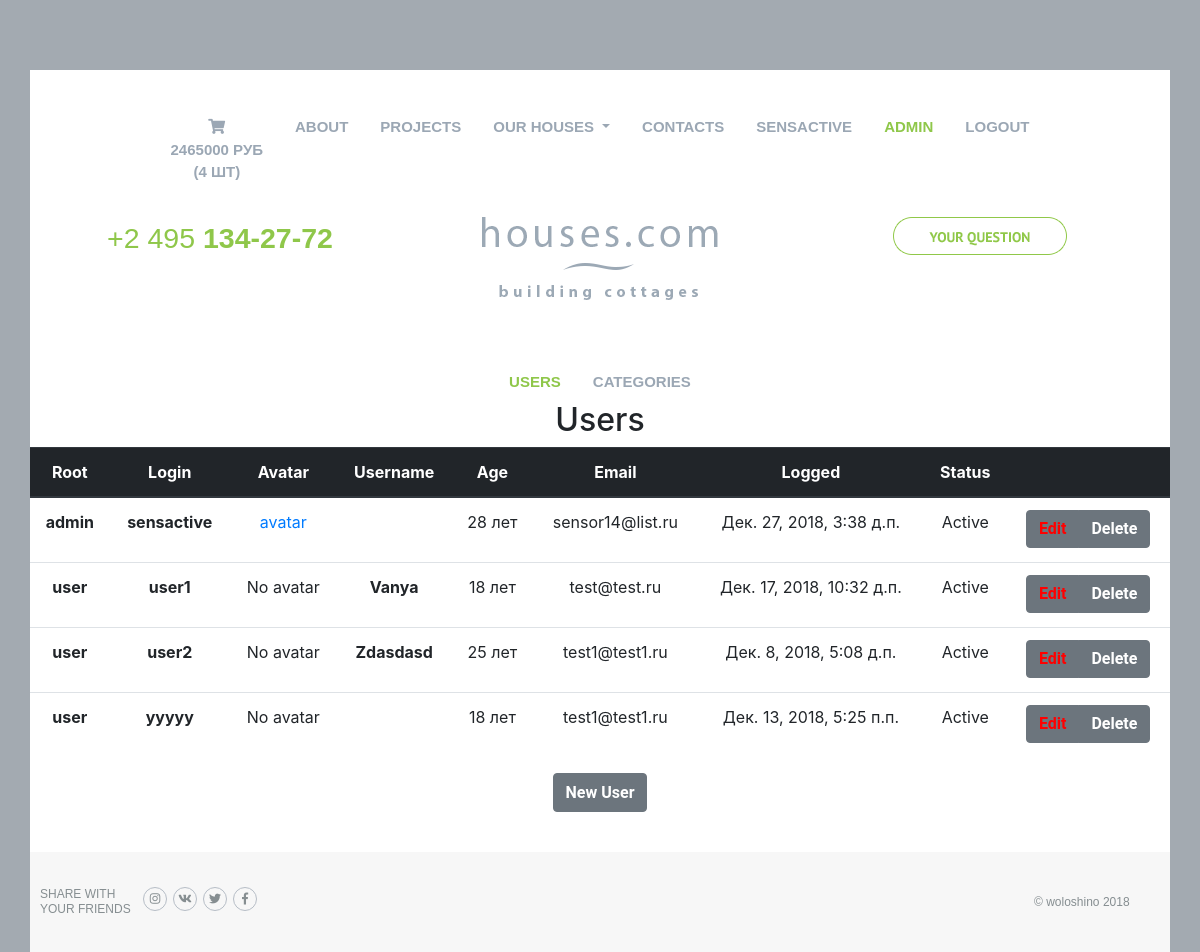
The app's page /selfadmin/users/read/ (signed in), older data.
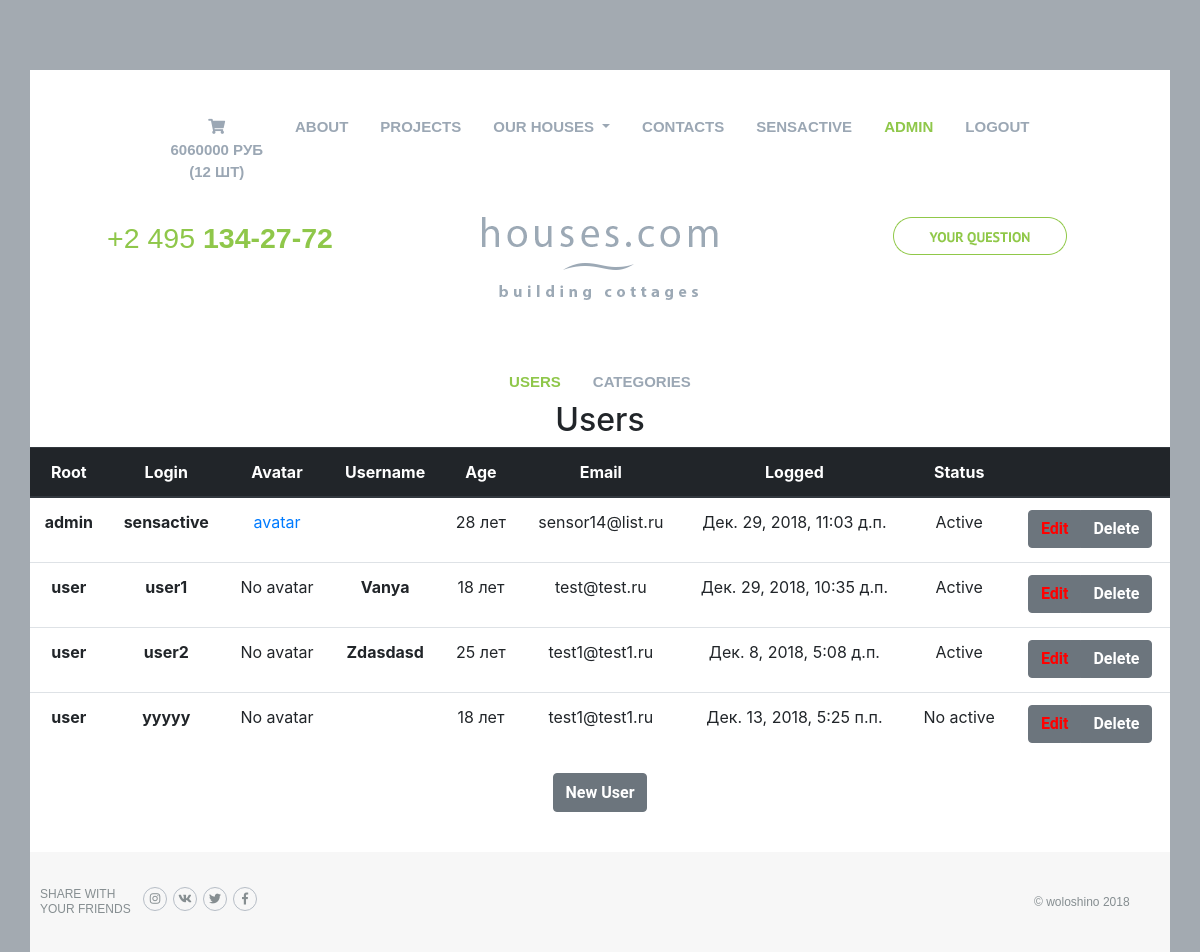
The same page, newer data.
### basketapp/models.py (models this page shows)
class Basket(models.Model):
    user = models.ForeignKey(settings.AUTH_USER_MODEL, on_delete=models.CASCADE, related_name='basket')
    product = models.ForeignKey(Product, on_delete=models.CASCADE)
    quantity = models.PositiveIntegerField(verbose_name='количество', default=0)
    add_datetime = models.DateTimeField(verbose_name='время', auto_now_add=True)
    @property
    def product_cost(self):
        return self.product.price * self.quantity
    @property
    def total_quantity(self):
        _items = Basket.objects.filter(user=self.user)
        _totalquantity = sum(list(map(lambda x: x.quantity, _items)))
        return _totalquantity
    @property
    def total_cost(self):
        _items = Basket.objects.filter(user=self.user)
        _totalcost = sum(list(map(lambda x: x.product_cost, _items)))
        return _totalcost

### authapp/models.py (models this page shows, shortened)
class ShopUser(AbstractUser):
    avatar = models.ImageField(upload_to='user_avatars/%Y/%m/%d', blank=True)
    age = models.PositiveIntegerField(verbose_name='Возраст', null=True, blank=True)

### mainapp/models.py (models this page shows, shortened)
class Product(models.Model):
    name = models.CharField(max_length=32, unique=True, verbose_name='Название проекта')
    info = models.TextField(verbose_name='Описание проекта')
    price = models.PositiveIntegerField(verbose_name='Цена')
    img = models.ImageField(upload_to='products/%Y/%m/%d', verbose_name='Картинка проекта')
    category = models.ForeignKey(Category, on_delete=models.SET_NULL, null=True, blank=True)

### adminapp/views.py (the view)
# urls.py: path('users/read/', adminapp.users, name='users'),
@user_passes_test(lambda u: u.is_superuser)
def users(request):
    basket = []
    if request.user.is_authenticated:
        basket = Basket.objects.filter(user=request.user)
    users_list = ShopUser.objects.all().order_by('-is_active', '-is_superuser', '-is_staff', 'username')
    content = {
        'categories': get_categories(),
        'objects': users_list,
        'basket': basket
    }
    return render(request, 'adminapp/users.html', content)

### mainapp/views.py (called while the page is built)
def get_categories():
    return Category.objects.all().exclude(is_active=False)

### adminapp/templates/adminapp/users.html (shortened to what this page needs)
{% extends 'mainapp/base.html' %}
{% load static %}
{% block content %}
    {% include 'include/inc_admin_menu.html' %}
    <h2 class="text-center">Users</h2>
    <table class="table">
        <thead class="thead-dark">
        <tr class="text-center">
            <th class="d-none d-lg-table-cell" scope="col">Root</th>
            <th scope="col">Login</th>
            <th class="d-none d-lg-table-cell" scope="col">Avatar</th>
            <th class="d-none d-lg-table-cell" scope="col">Username</th>
            <th class="d-none d-lg-table-cell" scope="col">Age</th>
            <th class="d-none d-lg-table-cell" scope="col">Email</th>
            <th class="d-none d-lg-table-cell" scope="col">Logged</th>
            <th scope="col">Status</th>
            <th scope="col"></th>
        </tr>
        </thead>
        <tbody>
        {% for object in objects %}
            <tr class="text-center">
                <th class="d-none d-lg-table-cell" scope="row">
                    {% if object.is_superuser %}
                        admin
                    {% else %}
                        user
                    {% endif %}
                </th>
                <td>
                    <p><strong>{{ object.username }}</strong></p>
                </td>
                <td class="d-none d-lg-table-cell">
                    {% if object.avatar %}
                        <a href="/media/{{ object.avatar }}" target="_blank">avatar</a>
                    {% else %}
                        No avatar
                    {% endif %}
                </td>
                <td class="d-none d-lg-table-cell">
                    <p>
                        {% if object.first_name %}
                            <b>{{ object.first_name|title }}</b>
                        {% endif %}
                    </p>
                </td>
                <td class="d-none d-lg-table-cell">{{ object.age }} лет</td>
                <td class="d-none d-lg-table-cell">{{ object.email }}</td>
                <td class="d-none d-lg-table-cell">{{ object.last_login }}</td>
                <td>
                    {% if object.is_active == True %}
                    Active
                    {% else %}
                    No active
                    {% endif %}
                </td>
                <td>
                    <div class="btn-group" role="group" aria-label="Basic example">
                        <button type="button" class="btn btn-secondary removeBtn">
                            <a class="user d-none d-lg-block" href={% url 'adminapp:user_update' pk=object.pk %}>
                                Edit
                        </button>
                        <button type="button" class="btn btn-secondary editBtn">
                            <a class="user d-none d-lg-block" href={% url 'adminapp:user_delete' pk=object.pk %}>
                                Delete
                        </button>
                    </div>
                </td>
            </tr>
        {% endfor %}
        </tbody>
    </table>
    <div class="text-center">
        <button type="button" class="btn btn-secondary">
            <a class="user" href={% url 'adminapp:user_create' %}>
                New User
        </button>
    </div>
{% endblock %}

### mainapp/templates/include/inc_menu.html (shortened to what this page needs)
<ul class="nav justify-content-center d-none d-lg-flex">
    <li class="nav-item">
        <a class="nav-link text-center" href={% url 'basketapp:view' %}>
            <i class="fas fa-shopping-cart"></i><br>
            {% if basket %}
                <span>
                    {{ basket.0.total_cost|floatformat:0 }} руб <br>
                    ({{ basket.0.total_quantity }} шт)
                </span>
            {% endif %}
    </li>
    <li class="nav-item">
        <a class={% if request.resolver_match.url_name == 'main' %} 'nav-link nav-link_active'
        {% else %} nav-link
        {% endif %}
           href={% url 'mainapp:main' %}>About</a>
    </li>
    <li class="nav-item">
        <a class={% if request.resolver_match.url_name == 'projects' %} 'nav-link nav-link_active'
        {% else %} nav-link
        {% endif %}
           href={% url 'mainapp:projects' %}>Projects
    </li>
    <li class="nav-item dropdown">
        <a class="nav-link dropdown-toggle" href="#" id="navbarDropdown" role="button" data-toggle="dropdown" aria-haspopup="true" aria-expanded="false">
            Our houses
        </a>
    </li>
    <li class="nav-item">
        <a class={% if request.resolver_match.url_name == 'contacts' %} 'nav-link nav-link_active'
        {% else %} nav-link
        {% endif %}
           href={% url 'mainapp:contacts' %}>Contacts</a>
    </li>
    {% if user.is_authenticated %}
        <li class="nav-item">
            <a class="nav-link" href="{% url 'auth:edit' %}">
                {{ user.username|default:'User' }}
            </a>
        </li>
    {% endif %}
    {% if user.is_superuser %}
        <li class="nav-item">
            <a class={% if request.resolver_match.app_name == 'adminapp' %} 'nav-link nav-link_active'
            {% else %} nav-link
            {% endif %} href="{% url 'adminapp:users' %}">admin</a>
        </li>
    {% endif %}
    <li class="nav-item">
        {% if user.is_authenticated %}
            <a class="nav-link" href="{% url 'auth:logout' %}">logout</a>
        {% else %}
            <a class="nav-link" href="{% url 'auth:login' %}">login</a>
        {% endif %}
    </li>
</ul>

Row changes from the older to the newer data that the page shows:
changed through a linked row, Basket: user+product+quantity "2465000" → "6060000"; user+quantity "4" → "12"
changed ShopUser "sensactive": last_login "Дек. 27, 2018, 3:38 д.п." → "Дек. 29, 2018, 11:03 д.п."
changed ShopUser "user1": last_login "Дек. 17, 2018, 10:32 д.п." → "Дек. 29, 2018, 10:35 д.п."
changed ShopUser "yyyyy": is_active "Active" → "No active"
